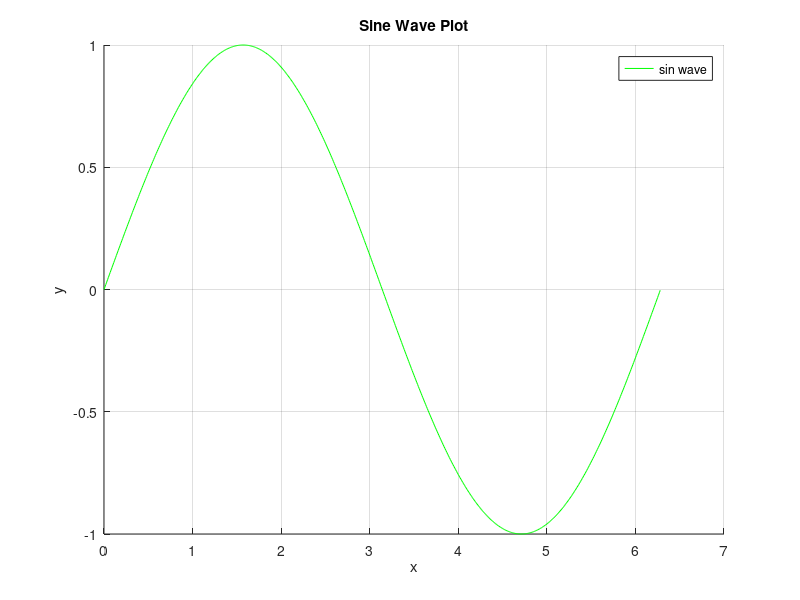

Write the MATLAB code that produced this figure.
% Ploting Sine wave
x = 0:0.01:2*pi;
y = sin(x);
hold on
grid on
plot(x, y, 'g-');
title('Sine Wave Plot');
legend('sin wave');
xlabel('x');
ylabel('y');
